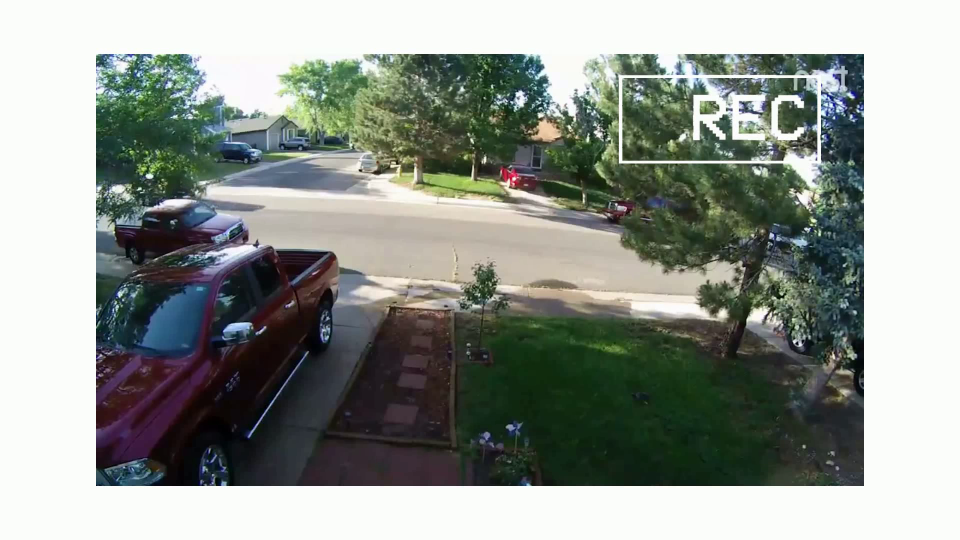
#> input picture frame 8 of restored_video.mp4, 1920 x 1080 px, given in place of cctv_feed.mp4, which was not available (shown at 1/2 size)
$ python median_filtering.py
#> lines starting #> are read from the running program, lines starting #| are printed output that depends on the picture; pictures that were not available may be replaced by others from this repository, and a replacement may not be noted
import cv2
import numpy as np
from collections import deque


class VideoRestorer:
    def __init__(self, video_path, buffer_size=30, lower_red=np.array([0, 0, 180]),
                 upper_red=np.array([40, 40, 255])):
        self.video_path = video_path
        self.buffer_size = buffer_size
        self.lower_red = lower_red
        self.upper_red = upper_red
        self.frame_buffer = deque(maxlen=buffer_size)

        # Initialize video capture
        self.cap = cv2.VideoCapture(video_path)

        # Get video properties
        self.frame_width = int(self.cap.get(cv2.CAP_PROP_FRAME_WIDTH))
        self.frame_height = int(self.cap.get(cv2.CAP_PROP_FRAME_HEIGHT))
        self.fps = self.cap.get(cv2.CAP_PROP_FPS)
        morph_size = 9
        self.element = cv2.getStructuringElement(cv2.MORPH_RECT, (2 * morph_size + 1, 2 * morph_size + 1),
                                                 (morph_size, morph_size))
        # Initialize video writer
        fourcc = cv2.VideoWriter_fourcc(*'mp4v')
        self.out = cv2.VideoWriter('restored_video.mp4', fourcc, self.fps, (self.frame_width, self.frame_height))

    def add_gaussian_blur(self, frame, kernel_size):
        return cv2.GaussianBlur(frame, (kernel_size, kernel_size), 0)

    def add_salt_and_pepper_noise(self, frame, amount=0.004):
        row, col, ch = frame.shape
        s_vs_p = 0.5
        out = np.copy(frame)

        # Salt mode
        num_salt = np.ceil(amount * frame.size * s_vs_p)
        coords = [np.random.randint(0, i - 1, int(num_salt)) for i in frame.shape]
        out[coords[0], coords[1], :] = 1

        # Pepper mode
        num_pepper = np.ceil(amount * frame.size * (1. - s_vs_p))
        coords = [np.random.randint(0, i - 1, int(num_pepper)) for i in frame.shape]
        out[coords[0], coords[1], :] = 0
        return out

    def add_gaussian_noise(self, frame):
        row, col, ch = frame.shape
        mean = 0
        var = 0.1
        sigma = var ** 0.5
        gauss = np.random.normal(mean, sigma, (row, col, ch))
        gauss = gauss.reshape(row, col, ch)
        noisy = frame + gauss * 255
        return np.clip(noisy, 0, 255).astype(np.uint8)

    def add_poisson_noise(self, frame):
        vals = len(np.unique(frame))
        vals = 2 ** np.ceil(np.log2(vals))
        noisy = np.random.poisson(frame * vals) / float(vals)
        return np.clip(noisy, 0, 255).astype(np.uint8)

    def adjust_illumination(self, frame, alpha=1.5, beta=0):
        return cv2.convertScaleAbs(frame, alpha=alpha, beta=beta)

    def create_red_dot_mask(self, frame):

        mask = cv2.inRange(frame, self.lower_red, self.upper_red)


        dilatation_dst = cv2.dilate(mask, self.element)
        # Apply Gaussian blur
        blurred_mask = cv2.GaussianBlur(dilatation_dst, (15, 15), 0)

        _, thresh = cv2.threshold(blurred_mask, 25, 255, cv2.THRESH_BINARY)
        contours, _ = cv2.findContours(thresh, cv2.RETR_EXTERNAL, cv2.CHAIN_APPROX_SIMPLE)

        # Loop over contours to find the largest one
        if contours:
            max_contour = max(contours, key=cv2.contourArea)

            if cv2.contourArea(max_contour) > 100:
                mask = np.zeros_like(mask)
                cv2.drawContours(mask, [max_contour], -1, 255, thickness=cv2.FILLED)
                return mask, True

        return thresh, False

    def inpaint_frame(self, frame, mask):
        return cv2.inpaint(frame, mask, 3, cv2.INPAINT_TELEA)

    def process_video(self):
        cv2.namedWindow('Restored CCTV Feed', cv2.WINDOW_NORMAL)
        while True:
            ret, frame = self.cap.read()
#> frame is the input picture: shape (1080, 1920, 3); mean B, G, R 144.1, 150.9, 145
            if not ret:
                break

            # frame = self.add_gaussian_blur(frame, kernel_size=9)
            # frame = self.add_salt_and_pepper_noise(frame)
            # frame = self.adjust_illumination(frame, alpha=0.7, beta=30)
            # Create mask for the red dot
            mask, valid_mask = self.create_red_dot_mask(frame)
#> in create_red_dot_mask, `mask = cv2.inRange(frame, self.lower_red, self.upper_red)`: mask: shape (1080, 1920); every value is 0
#> in create_red_dot_mask, `contours, _ = cv2.findContours(thresh, cv2.RETR_EXTERNAL, cv2.CHAIN_AP..`: contours = []
#> valid_mask = False

            if valid_mask:
                # Inpaint the frame using the mask
                inpainted_frame = self.inpaint_frame(frame, mask)
            else:
                half_frame = cv2.resize(frame, (self.frame_width // 2, self.frame_height // 2),
                                        interpolation=cv2.INTER_CUBIC)
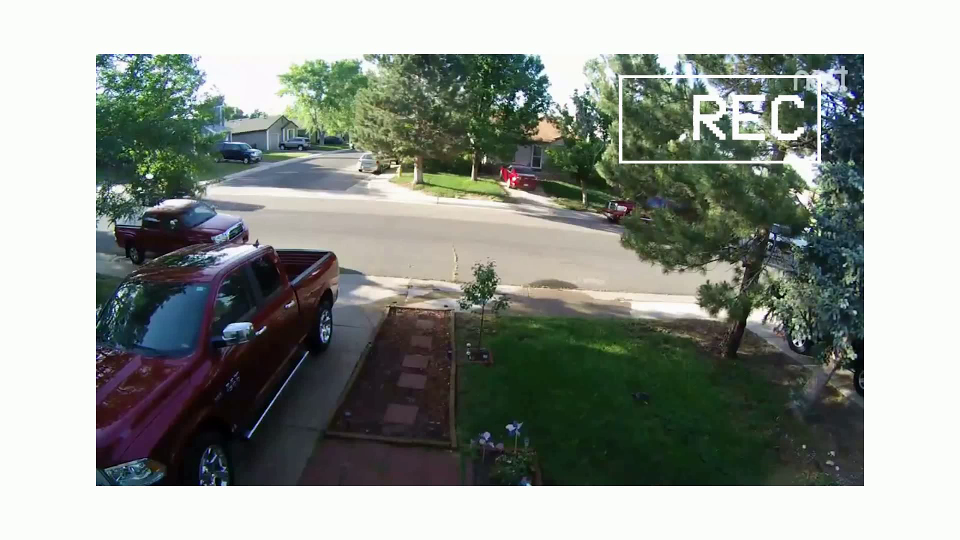
#> half_frame: shape (540, 960, 3); mean B, G, R 144.1, 150.8, 145
                self.frame_buffer.append(half_frame)

            # Ensure the buffer is full before processing
            if len(self.frame_buffer) == self.buffer_size:

                combined_frame = frame.copy()
                if valid_mask:
                    # Compute the median frame
                    median_frame = np.median(np.array(self.frame_buffer), axis=0).astype(dtype=np.uint8)
                    full_frame = cv2.resize(median_frame, (self.frame_width, self.frame_height),
                                            interpolation=cv2.INTER_CUBIC)
                    # Combine inpainted and median frames
                    combined_frame[mask > 0] = cv2.addWeighted(inpainted_frame[mask > 0], 0.2, full_frame[mask > 0], 0.8
                                                               , 0)

                # Write the restored frame to the output video
                self.out.write(combined_frame)

                # Display the restored frame
                cv2.imshow('Restored CCTV Feed', combined_frame)

                if cv2.waitKey(1) & 0xFF == ord('q'):
                    break

        # Release video capture and writer, and close windows
        self.cap.release()
        self.out.release()
        cv2.destroyAllWindows()


# Main function
def main():
    video_path = "cctv_feed.mp4"
    restorer = VideoRestorer(video_path)
    restorer.process_video()


if __name__ == "__main__":
    main()

$ run again, starting later in the video
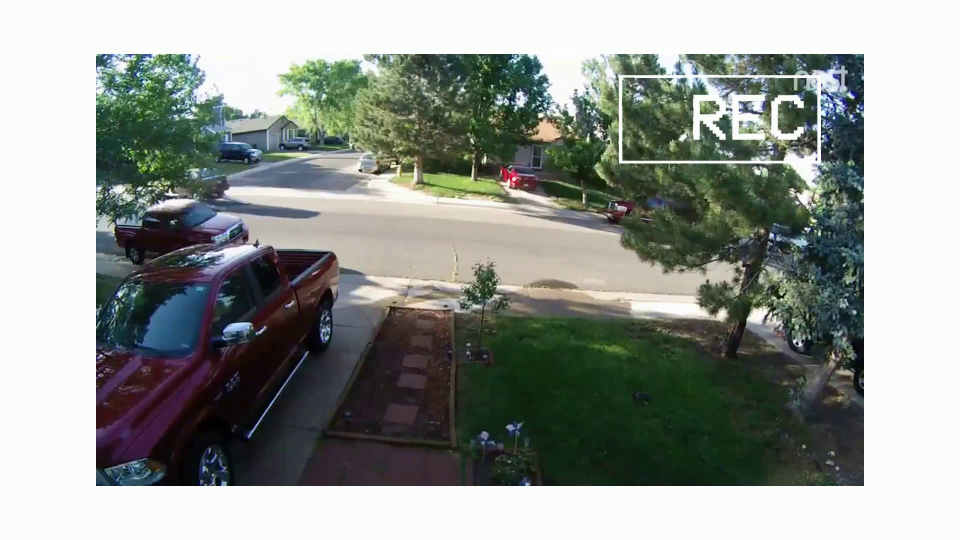
#> input picture frame 36 of restored_video.mp4, 1920 x 1080 px, given in place of cctv_feed.mp4, which was not available (shown at 1/2 size)
#> in process_video, frame is the input picture: shape (1080, 1920, 3); mean B, G, R 144.1, 150.6, 144.8
#> mask: shape (1080, 1920); every value is 0
#> contours = []
#> valid_mask = False
#> in process_video, `half_frame = cv2.resize(frame, (self.frame_width // 2, self.frame_heig..`:
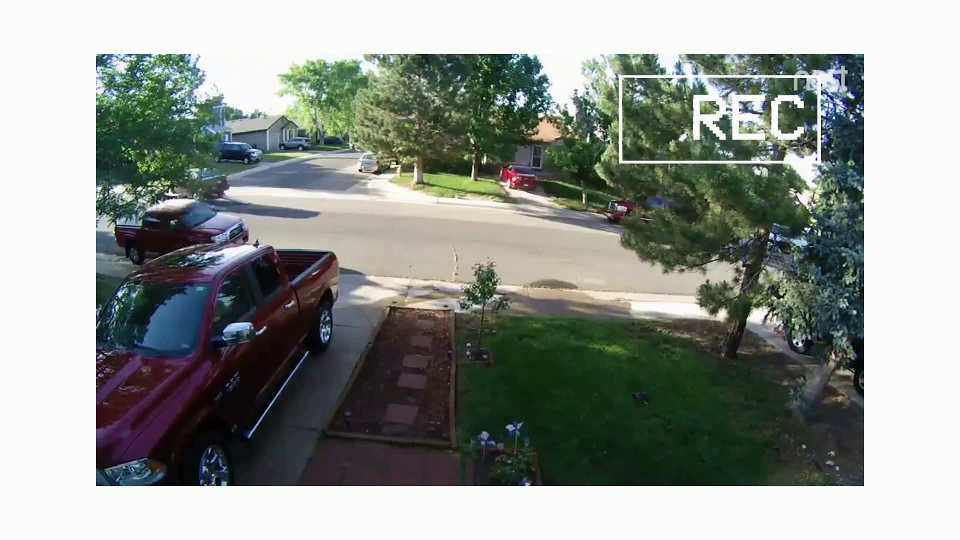
#> half_frame: shape (540, 960, 3); mean B, G, R 144.1, 150.5, 144.7

$ run again, starting later in the video
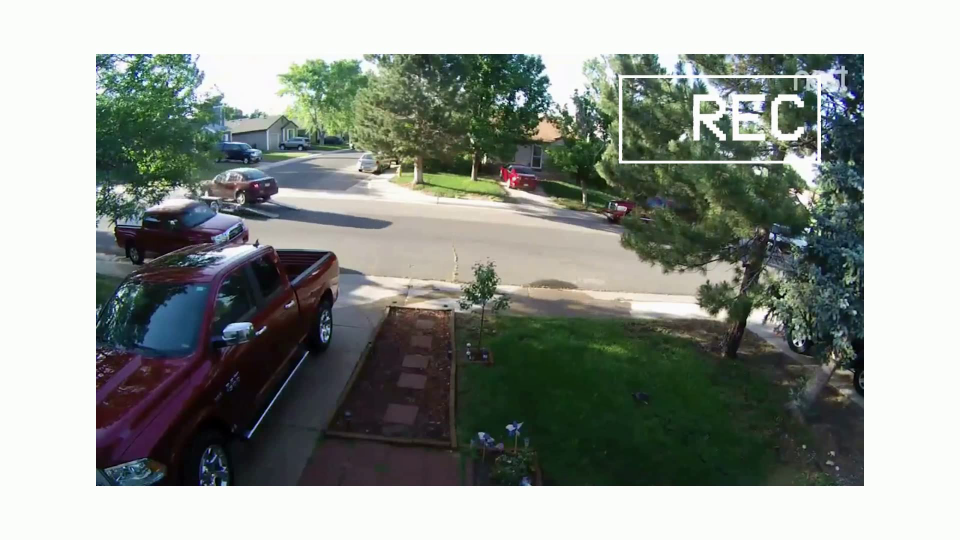
#> input picture frame 65 of restored_video.mp4, 1920 x 1080 px, given in place of cctv_feed.mp4, which was not available (shown at 1/2 size)
#> in process_video, frame is the input picture: shape (1080, 1920, 3); mean B, G, R 143.7, 150.1, 144.2
#> mask: shape (1080, 1920); every value is 0
#> contours = []
#> valid_mask = False
#> in process_video, `half_frame = cv2.resize(frame, (self.frame_width // 2, self.frame_heig..`:
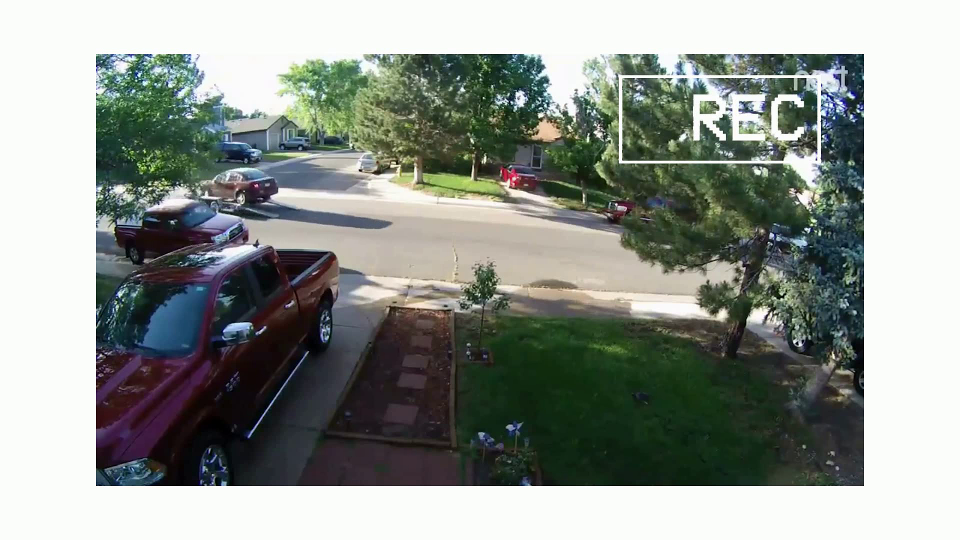
#> half_frame: shape (540, 960, 3); mean B, G, R 143.7, 150, 144.2
